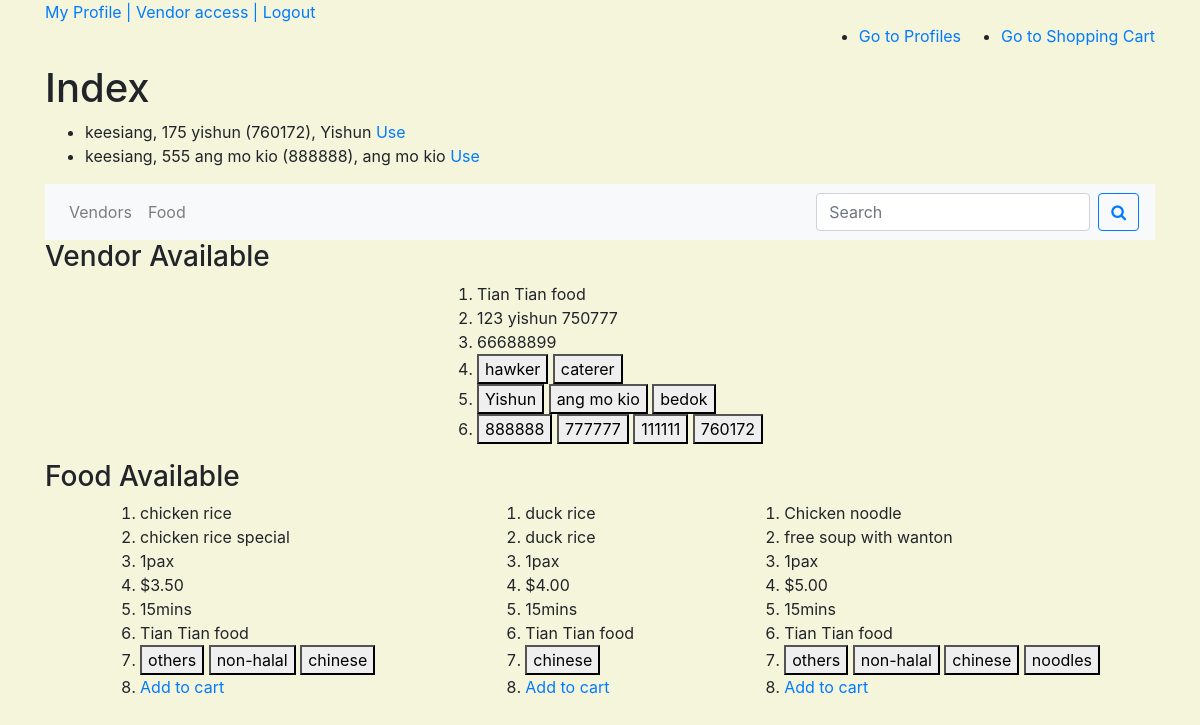
Page /index/ (signed in) on the committed database.
### buyer/models.py (models this page shows)
class Buyer(models.Model):
    town = models.CharField(max_length=100, null=True, blank=False)
    postal_code = models.PositiveIntegerField(null=False, blank=False)
    block = models.PositiveSmallIntegerField( null=False, blank=False)
    street = models.CharField(max_length=254, null=False, blank=False)
    date_joined = models.DateTimeField(auto_now_add=True)
    contact = models.PositiveIntegerField(validators=[MinValueValidator(10000000), MaxValueValidator(99999999)], null=False, blank=False)
    user = models.ForeignKey(User, null=True, on_delete=models.SET_NULL)
    def __str__(self):
        return '%s, %s %s (%s), %s' % (self.user.username, self.block, self.street, self.postal_code, self.town)

### vendor/models.py (models this page shows)
class Vendor(models.Model):
    category = models.ManyToManyField(Category)
    postal_code = models.PositiveIntegerField( null=False, blank=False)
    name = models.CharField( max_length=100, null=False, blank=False)
    block = models.PositiveSmallIntegerField( null=False, blank=False)
    street = models.CharField(max_length=254, null=False, blank=False)
    contact = models.PositiveIntegerField(validators=[MinValueValidator(10000000), MaxValueValidator(99999999)], null=False, blank=False)
    date_joined = models.DateTimeField(auto_now_add=True)
    user = models.ForeignKey(User, null=True, on_delete=models.SET_NULL)
    user_contact = models.PositiveIntegerField(validators=[MinValueValidator(10000000), MaxValueValidator(99999999)], null=False, blank=False)
    license_number = models.CharField(max_length=10, null=False, blank=False)
    license_check = models.BooleanField(default=False)
    photo_url=models.URLField(max_length=1024, null=True, blank=True)
    vendordeliverytown = models.ManyToManyField(VendorDeliveryTown)
    vendordeliverypostal = models.ManyToManyField(VendorDeliveryPostal)
    def __str__(self):
        return self.name

class Category(models.Model):
    title = models.CharField(max_length=100, null=False, blank=False)
    def __str__(self):
        return self.title

class VendorDeliveryTown(models.Model):
    town = models.CharField( max_length=100, null=False, blank=False)
    def __str__(self):
        return str(self.town)

class VendorDeliveryPostal(models.Model):
    postal_code = models.PositiveIntegerField( null=False, blank=False)
    def __str__(self):
        return str(self.postal_code)

### food/models.py (models this page shows)
class Food(models.Model):
    vendor = models.ForeignKey(Vendor, null=False, blank=False, on_delete=models.CASCADE)
    tag = models.ManyToManyField(Tag)
    title = models.CharField(max_length=100, null=False, blank=False)
    description = models.TextField(null=False, blank=False)
    portion = models.PositiveSmallIntegerField( validators=[MinValueValidator(1), MaxValueValidator(99)] , default=1, null=False, blank=False )
    price = models.DecimalField(max_digits=8, decimal_places=2, null=False, blank=False)
    date_posted = models.DateTimeField(auto_now_add=True)
    date_edited = models.DateTimeField(auto_now_add=True)
    photo_url = models.URLField(max_length=1024, null=True, blank=True)
    delivery_time = models.DecimalField(max_digits=3, decimal_places=0, null=False, blank=False)
    def __str__(self):
        return self.title

class Tag(models.Model):
    title = models.CharField(max_length=100, null=False, blank=False)
    def __str__(self):
        return self.title

### buyer/views.py (the view, shortened to what this page needs)
# urls.py: path('index/', buyer.views.index, name='index_route'),
@login_required
def index(request):
    buyer_profiles = Buyer.objects.all().filter(user=request.user)
    default_buyer_object = Buyer.objects.all().filter(user=request.user)[:1]
    for i in default_buyer_object:
        default_buyer_id = i.id
    buyer_town = Buyer.objects.get(id=default_buyer_id).town
    buyer_postal = Buyer.objects.get(id=default_buyer_id).postal_code
    if 'category' in request.GET:
        get_category = request.GET['category']
        vendor_available = Vendor.objects.filter(vendordeliverytown__town=buyer_town).filter(vendordeliverypostal__postal_code__exact=buyer_postal).filter(category__title=get_category)
        food_available = Food.objects.filter(vendor__vendordeliverytown__town=buyer_town).filter(vendor__vendordeliverypostal__postal_code__exact=buyer_postal).filter(vendor__category__title=get_category)
    else:
        vendor_available = Vendor.objects.filter(vendordeliverytown__town=buyer_town).filter(vendordeliverypostal__postal_code__exact=buyer_postal)
        food_available = Food.objects.filter(vendor__vendordeliverytown__town=buyer_town).filter(vendor__vendordeliverypostal__postal_code__exact=buyer_postal)
    return render(request, 'buyer/buyer_index_page.html', {
        "buyer_profiles": buyer_profiles,
        "vendor_available": vendor_available,
        "food_available": food_available,
        "buyer_id": default_buyer_id
    })

### buyer/templates/buyer/buyer_index_page.html (shortened to what this page needs)
{% extends 'base_template.html' %}
{%block content%}
<nav style="display:flex; justify-content: flex-end;">
    <ul>
        <li> <a href="{% url 'show_buyer_profiles_route' %}"> Go to Profiles </a> </li>
    </ul>
    <ul>
        <li> <a href="{% url 'view_cart_route' %}" target="_blank"> Go to Shopping Cart </a> </li>
    </ul>
</nav>
<h1> Index </h1>
<div>
    <ul>
        {%for i in buyer_profiles %}
        <li> {{i}} <a href="{% url 'index_by_profile_route' buyer_id=i.id %}"> Use </a> </li>
        {%endfor%}
    </ul>
</div>
<nav class="navbar navbar-expand-lg navbar-light bg-light">
  <div class="collapse navbar-collapse" id="navbarSupportedContent">
    <ul class="navbar-nav mr-auto">
      <li class="nav-item dropdown">
        <a class="nav-link" href="#" id="VendorDropdown" role="button" data-toggle="dropdown" aria-haspopup="true" aria-expanded="false">
          Vendors
        </a>
      </li>
      <li class="nav-item dropdown">
        <a class="nav-link" href="#" id="FoodDropdown" role="button" data-toggle="dropdown" aria-haspopup="true" aria-expanded="false">
          Food
        </a>
      </li>
    </ul>
    <form class="form-inline my-2 my-lg-0" method="GET" action="{% url 'index_by_profile_route' buyer_id=buyer_id %}">
      <input class="form-control mr-sm-2" type="text" name="search" placeholder="Search" aria-label="Search">
      <button class="btn btn-outline-primary my-2 my-sm-0" type="submit">
        <i class="fa fa-search"></i>
      </button>
    </form>
  </div>
</nav>
<h3> Vendor Available </h3>
<div style="display:flex; flex-wrap:wrap; justify-content:space-around;">
    {%for i in vendor_available %}
    <div>
        <ol>
            <li> {{i}} </li>
            <li> {{i.block}} {{i.street}} {{i.postal_code}} </li>
            <li> {{i.contact}} </li>
            <li> {%for j in i.category.all %} <button>{{j}}</button> {%endfor%}</li>
            <li> {%for j in i.vendordeliverytown.all %} <button>{{j}}</button> {%endfor%}</li>
            <li> {%for j in i.vendordeliverypostal.all %} <button>{{j}}</button> {%endfor%}</li>
        </ol>
    </div>
    {%endfor%}
</div>
<h3> Food Available </h3>
<div style="display:flex; flex-wrap:wrap; justify-content:space-around;">
{%for i in food_available %}
    <div>
        <ol>
        <li> {{i}} </li>
        <li> {{i.description}} </li>
        <li> {{i.portion}}pax </li>
        <li> ${{i.price}} </li>
        <li> {{i.delivery_time}}mins </li>
        <li> {{i.vendor.name}}</li>
        <li> {%for j in i.tag.all %} <button> {{j}} </button> {%endfor%} </li>
        <li> <a href="{% url 'add_to_cart_route' buyer_id=buyer_id food_id=i.id %}"> Add to cart</a>
        </ol>
    </div>
{%endfor%}
</div>
{%endblock%}

### templates/base_template.html (shortened to what this page needs)
{% load static %}
<!doctype html>
<html lang="en">
  <head>
    <link rel="stylesheet" href="https://stackpath.bootstrapcdn.com/font-awesome/4.7.0/css/font-awesome.min.css">
    <link rel="stylesheet" href="https://stackpath.bootstrapcdn.com/bootstrap/4.4.1/css/bootstrap.min.css">
    <link rel="stylesheet" href="{% static 'style.css' %}">
  </head>
  <body>
    <header class="container">
        <div>
         {%if request.user.is_authenticated %}
            <a href="{% url 'index_route' %}" >My Profile |</a>
            <a href="{% url 'view_vendor_profiles_route' %}"> Vendor access |</a>
            <a href="{% url 'account_logout' %}" > Logout</a>
         {%else%}
            <a href="{% url 'account_signup' %}">Register</a>
            <a href="{% url 'create_vendor_route' %}"> Vendor Apply </a>
            <a href="{ url 'account_login' %}" >Login</a>
         {%endif%}
        </div>
    </header>
    <div class="container">
    {%block content%} {%endblock%}
    </div>
  </body>
</html>

### static/style.css (style rules this page uses)
body { background-color: beige; }

### rows in the picture
Buyer: user+block+street "keesiang, 175 yishun (760172), Yishun"
Buyer: user+block+street "keesiang, 555 ang mo kio (888888), ang mo kio"
Vendor: name "Tian Tian food", block "123", street "yishun", postal_code "750777", contact "66688899"
Category: title "hawker"
Category: title "caterer"
VendorDeliveryTown: town "Yishun"
VendorDeliveryTown: town "ang mo kio"
VendorDeliveryTown: town "bedok"
VendorDeliveryPostal: postal_code "888888"
VendorDeliveryPostal: postal_code "777777"
VendorDeliveryPostal: postal_code "111111"
VendorDeliveryPostal: postal_code "760172"
Food: title "chicken rice", description "chicken rice special", portion "1", price "3.50", delivery_time "15", vendor.name "Tian Tian food"
Tag: title "others"
Tag: title "non-halal"
Tag: title "chinese"
Food: title "duck rice", description "duck rice", portion "1", price "4.00", delivery_time "15", vendor.name "Tian Tian food"
Food: title "Chicken noodle", description "free soup with wanton", portion "1", price "5.00", delivery_time "15", vendor.name "Tian Tian food"
Tag: title "noodles"
